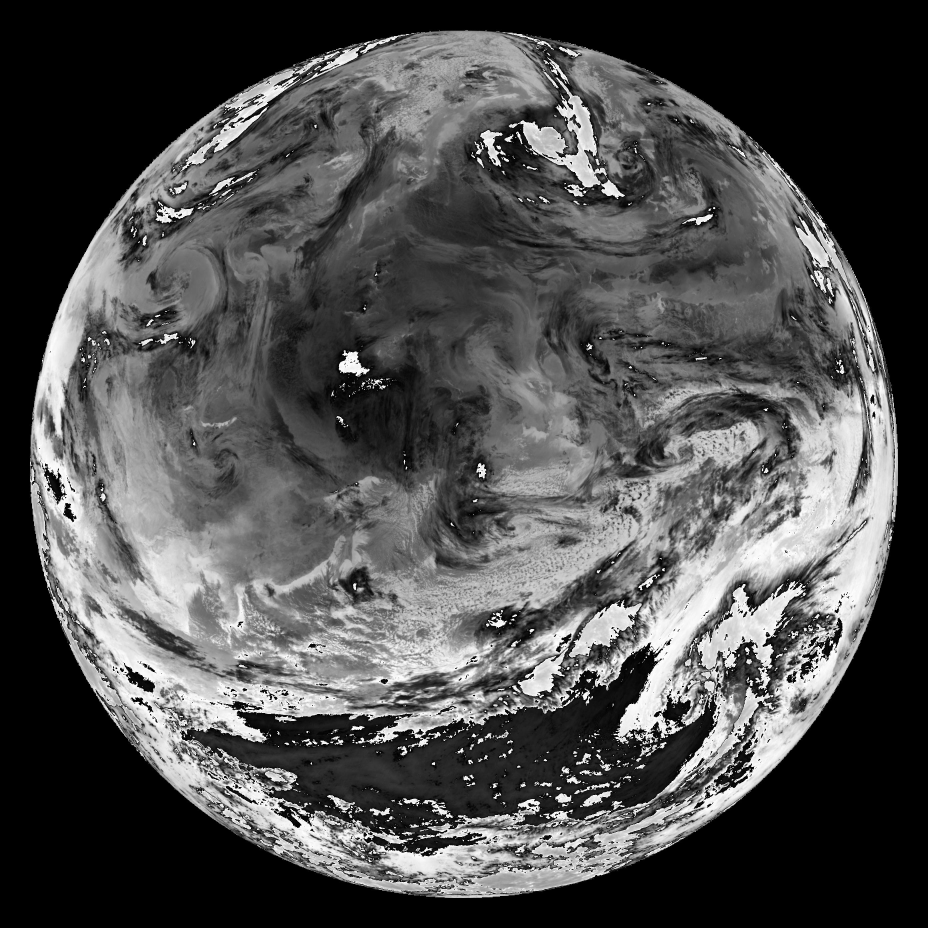
#> input picture defects/images/image10.jpg, 2784 x 2784 px (shown at 1/3 size)
$ python -i big_defects.py   (imports and definitions only)
#> lines starting #> are read from the running program, lines starting #| are printed output that depends on the picture; after the words box and inside, x2 and y2 are one past the last pixel; in counts of white or black regions, pixels touching at a corner belong together
#> further down, picture is the input picture: shape (2784, 2784); min 0, max 255, mean 78.5
import cv2
import numpy as np
import imutils

# [56 lines left out: functions add_blur, planet_shift, not called in this run]

def double_contours(image):
    height, width = image.shape
#> height = 2784; width = 2784
    edged = cv2.Canny(image, 100, 450)
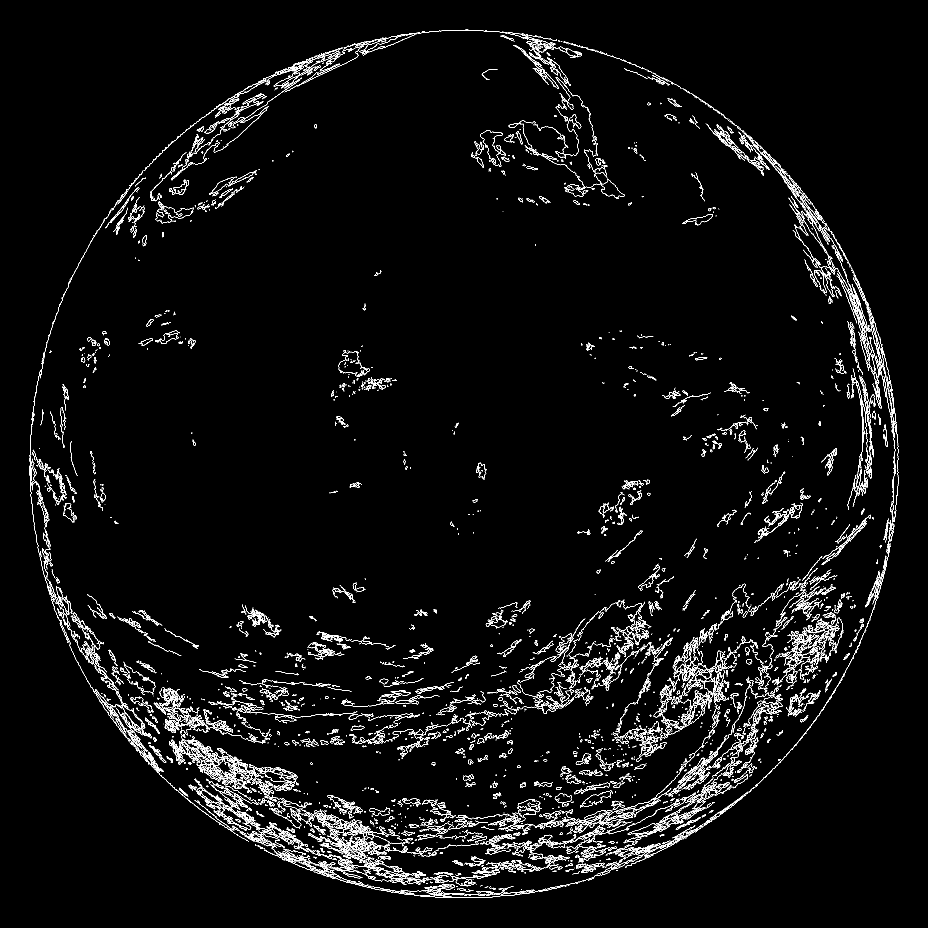
#> edged: shape (2784, 2784) (shown at 1/3 size); 2.5% white in thin lines or dots, all inside (x1, y1, x2, y2) = (89, 89, 2695, 2694)
    dilation = cv2.dilate(edged,(1, 1),iterations = 10)
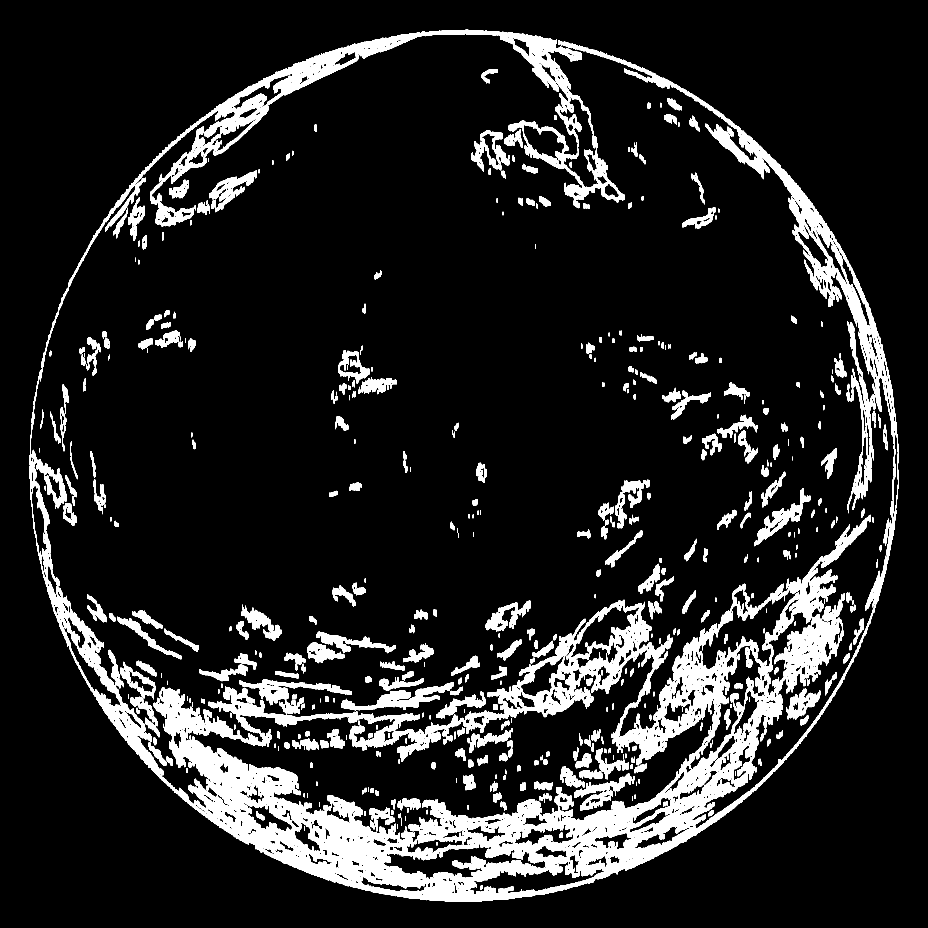
#> dilation: shape (2784, 2784) (shown at 1/3 size); 12% white; 781 white regions (50 under 20 px)
    sub_img= image*dilation
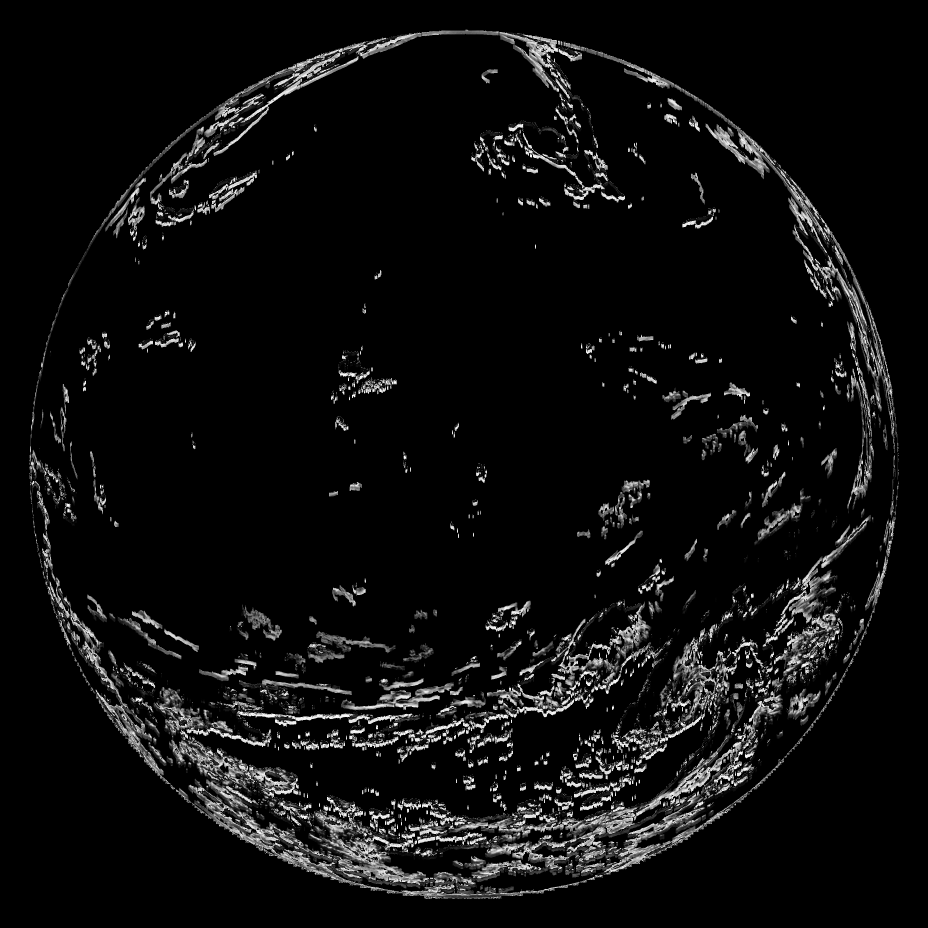
#> sub_img: shape (2784, 2784) (shown at 1/3 size); min 0, max 255, mean 13.7
    sub_img = cv2.blur(sub_img, (10, 10))
    image[dilation==255]=sub_img[dilation==255]//4
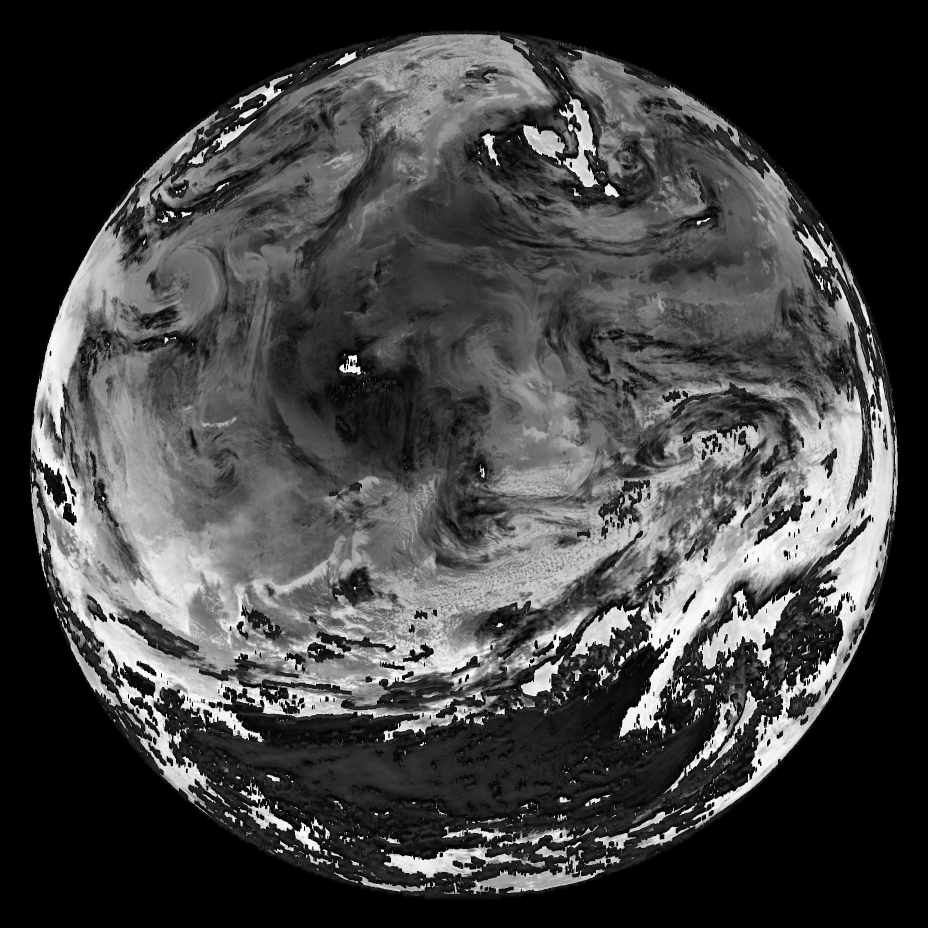
#> image: shape (2784, 2784) (shown at 1/3 size); 11.95% of pixels changed, all inside (x1, y1, x2, y2) = (89, 89, 2695, 2701)
    cnts = cv2.findContours(dilation, cv2.RETR_EXTERNAL,
	cv2.CHAIN_APPROX_SIMPLE)
#> cnts = 726 contours, 84 with area under 20; largest, box (x1, y1, x2, y2) and area: (89, 913, 2535, 2704) 588989, (1165, 1799, 1954, 2286) 80814, (2117, 370, 2695, 2150) 64886, (430, 96, 1265, 680) 59246, (1499, 95, 1875, 607) 46564
    cnts = imutils.grab_contours(cnts)
    bbox = []
    for c in cnts:
        c = np.reshape(c, (len(c), 2))
        w = np.max(np.reshape(c[:, 0], -1))-np.min(np.reshape(c[:, 0], -1))
        h = np.max(c[:, 1])-np.min(c[:, 1])
        xc = np.min(c[:, 0]) + w/2
        yc = np.min(c[:, 1]) + h/2
        bbox.append([xc/width, yc/height, w/width, h/height])
#> this loop made 726 passes
#> (w, h, xc, yc) on passes 1, 2, 5: (31, 25, 1373.5, 2593.5), (9, 14, 1323.5, 2564), (4, 14, 1404, 2526)
#> after the loop, bbox = 726 items, first 6: [0.493, 0.932, 0.0111, 0.00898], [0.475, 0.921, 0.00323, 0.00503], [0.284, 0.916, 0, 0.00395], [0.471, 0.909, 0.000359, 0.00359], [0.504, 0.907, 0.00144, 0.00503], [0.448, 0.907, 0.00216, 0.00503]
    return image, bbox

# [34 lines left out: functions rm_half, darken_half, disk_defect, test, not called in this run]

#test()

>>> import cv2
>>> picture = cv2.imread('images/image10.jpg', cv2.IMREAD_GRAYSCALE)
>>> result = double_contours(picture)

$ run again, on defects/images/image6.jpg
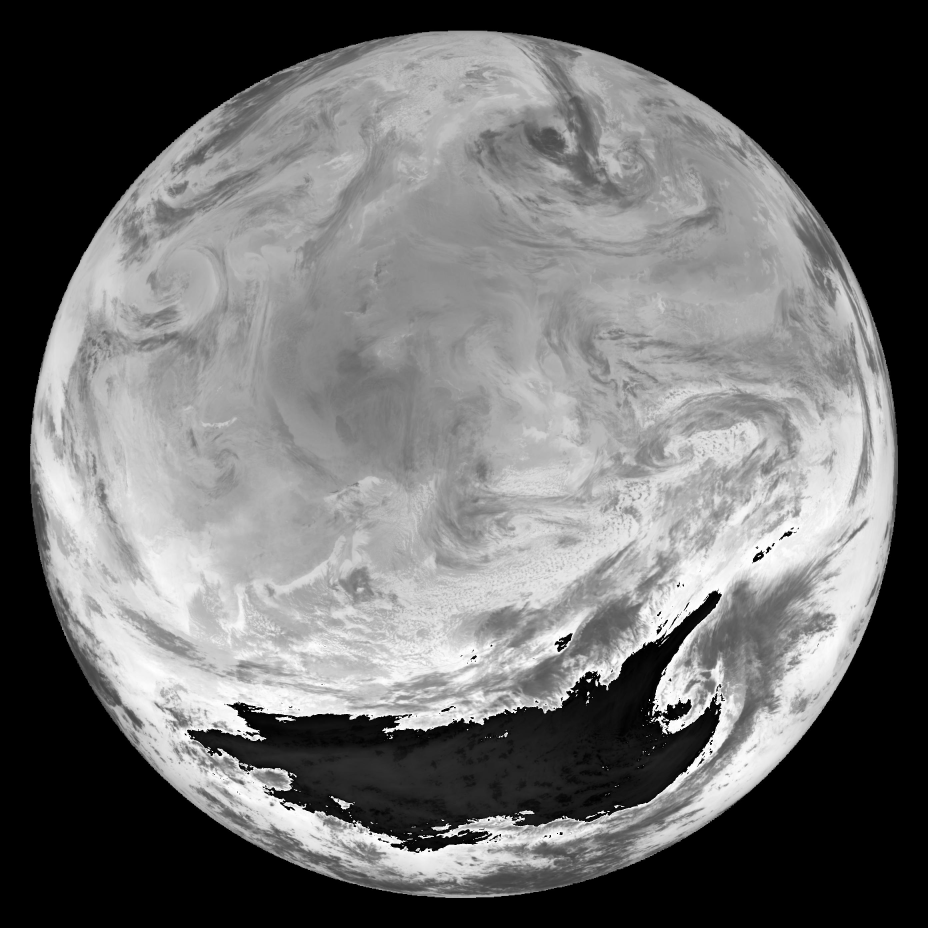
#> input picture defects/images/image6.jpg, 2784 x 2784 px (shown at 1/3 size)
#> picture is the input picture: shape (2784, 2784); min 0, max 255, mean 109
#> in double_contours, `edged = cv2.Canny(image, 100, 450)`:
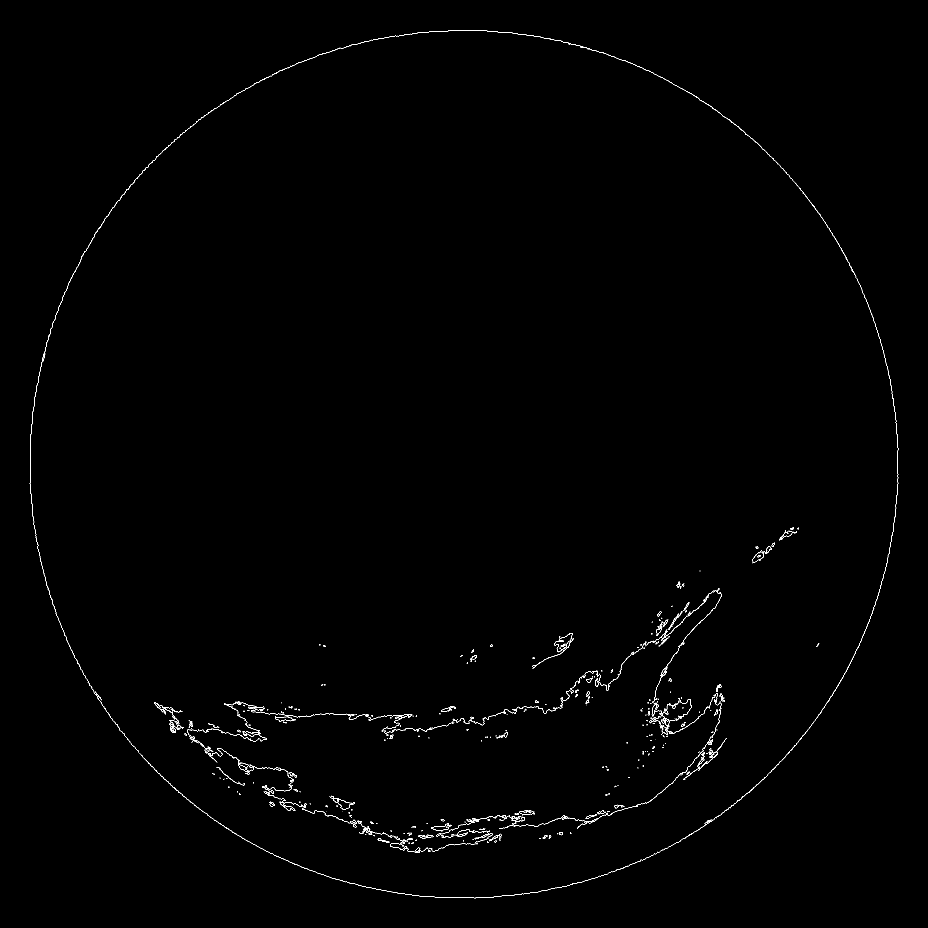
#> edged: shape (2784, 2784) (shown at 1/3 size); 0.35% white in thin lines or dots, all inside (x1, y1, x2, y2) = (89, 92, 2695, 2695)
#> dilation: shape (2784, 2784); 2.2% white; 144 white regions (14 under 20 px)
#> in double_contours, `image[dilation==255]=sub_img[dilation==255]//4`:
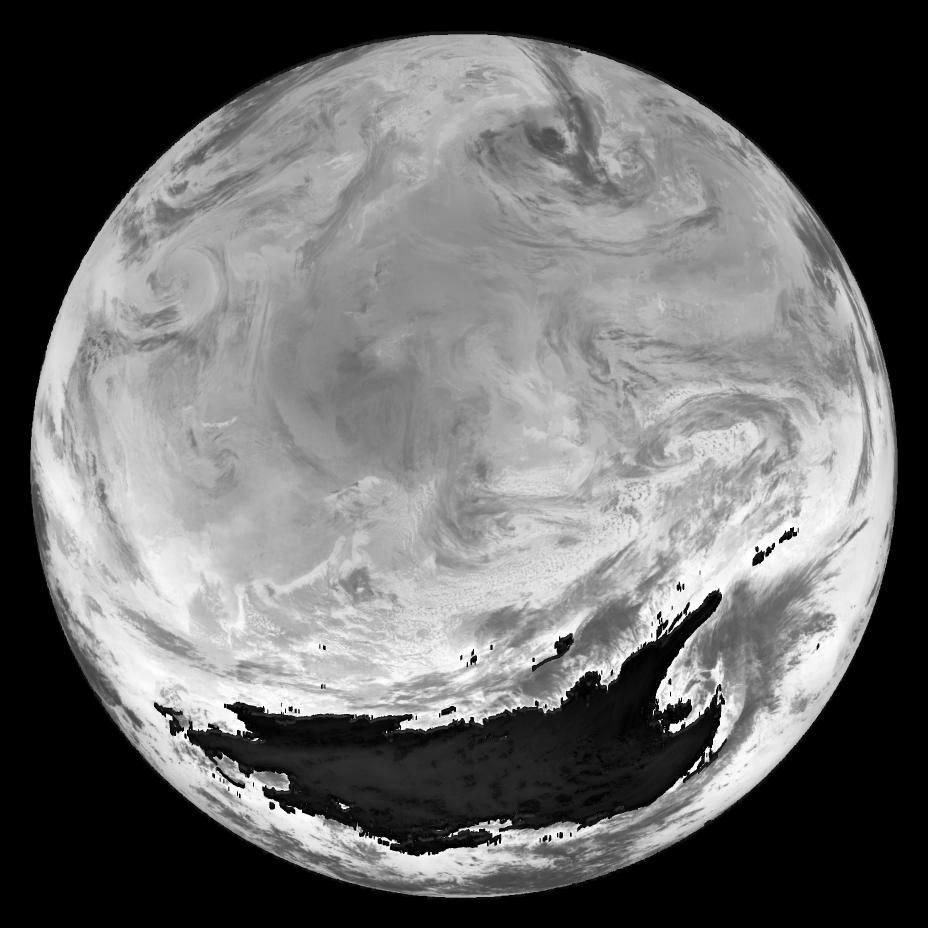
#> image: shape (2784, 2784) (shown at 1/3 size); 2.17% of pixels changed, all inside (x1, y1, x2, y2) = (89, 92, 2695, 2701)
#> cnts = 144 contours, 21 with area under 20; largest, box (x1, y1, x2, y2) and area: (89, 92, 2695, 2705) 54200, (1072, 2055, 2180, 2569) 29046, (561, 2105, 1071, 2492) 21128, (943, 1834, 2061, 2227) 18092, (1947, 1765, 2166, 2222) 11544
#> the loop in double_contours, `for c in cnts:` made 144 passes
#> (w, h, xc, yc) on passes 2, 5, 8, 9, 10, 11, 12, 13: (20, 17, 1157, 2529.5), (2, 12, 1419, 2523), (12, 18, 1139, 2523), (13, 18, 1634.5, 2515), (6, 20, 1650, 2515), (47, 22, 1277.5, 2515), (3, 13, 1672.5, 2505.5), (2, 12, 1212, 2505)
#> after the loop in double_contours, `for c in cnts:`: bbox = 144 items, first 6: [0.447, 0.908, 0, 0.00395], [0.416, 0.909, 0.00718, 0.00611], [0.448, 0.907, 0, 0.00431], [0.449, 0.907, 0.000359, 0.00431], [0.51, 0.906, 0.000718, 0.00431], [0.591, 0.905, 0, 0.00359]
